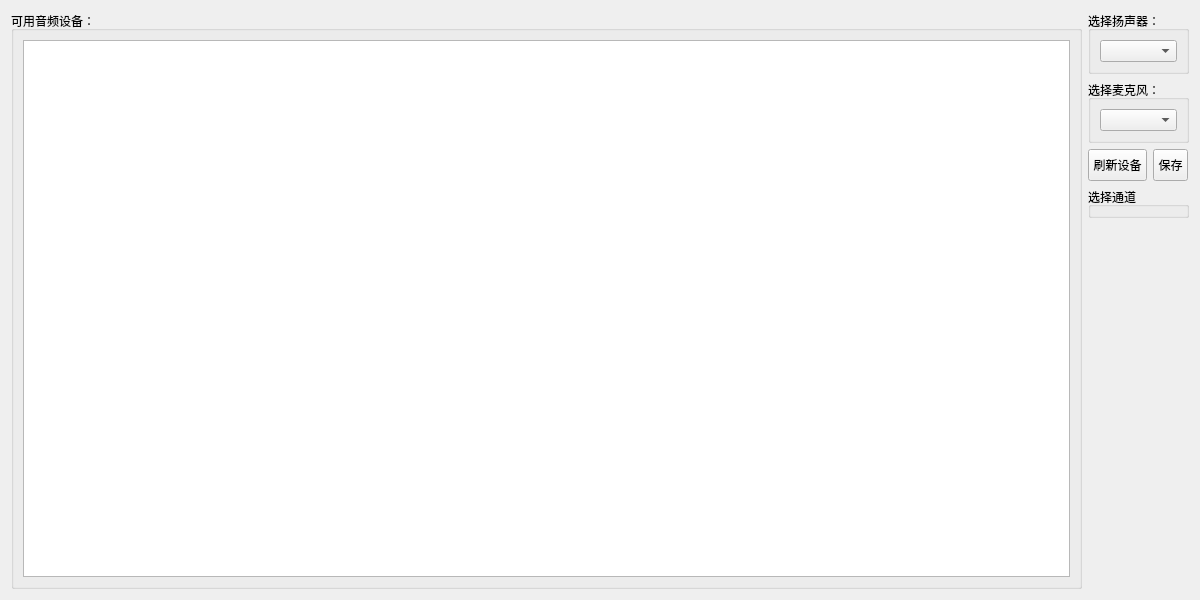
<?xml version="1.0" encoding="UTF-8"?>
<ui version="4.0">
 <class>Form</class>
 <widget class="QWidget" name="Form">
  <property name="geometry">
   <rect>
    <x>0</x>
    <y>0</y>
    <width>1200</width>
    <height>600</height>
   </rect>
  </property>
  <property name="windowTitle">
   <string>Form</string>
  </property>
  <layout class="QHBoxLayout" name="horizontalLayout_3">
   <item>
    <widget class="QGroupBox" name="groupBox_2">
     <property name="title">
      <string>可用音频设备：</string>
     </property>
     <layout class="QHBoxLayout" name="horizontalLayout_2">
      <item>
       <widget class="QTableView" name="tableView">
        <property name="sizePolicy">
         <sizepolicy hsizetype="Expanding" vsizetype="Expanding">
          <horstretch>0</horstretch>
          <verstretch>0</verstretch>
         </sizepolicy>
        </property>
       </widget>
      </item>
     </layout>
    </widget>
   </item>
   <item>
    <layout class="QVBoxLayout" name="verticalLayout">
     <item>
      <widget class="QGroupBox" name="groupBox">
       <property name="title">
        <string>选择扬声器：</string>
       </property>
       <layout class="QHBoxLayout" name="horizontalLayout_4">
        <item>
         <widget class="QComboBox" name="comboBox">
          <property name="sizePolicy">
           <sizepolicy hsizetype="Preferred" vsizetype="Preferred">
            <horstretch>0</horstretch>
            <verstretch>0</verstretch>
           </sizepolicy>
          </property>
         </widget>
        </item>
       </layout>
      </widget>
     </item>
     <item>
      <widget class="QGroupBox" name="groupBox_3">
       <property name="title">
        <string>选择麦克风：</string>
       </property>
       <layout class="QHBoxLayout" name="horizontalLayout_5">
        <item>
         <widget class="QComboBox" name="comboBox_2">
          <property name="sizePolicy">
           <sizepolicy hsizetype="Preferred" vsizetype="Preferred">
            <horstretch>0</horstretch>
            <verstretch>0</verstretch>
           </sizepolicy>
          </property>
         </widget>
        </item>
       </layout>
      </widget>
     </item>
     <item>
      <layout class="QHBoxLayout" name="horizontalLayout">
       <item>
        <widget class="QToolButton" name="refresh_devices">
         <property name="sizePolicy">
          <sizepolicy hsizetype="Fixed" vsizetype="Fixed">
           <horstretch>0</horstretch>
           <verstretch>0</verstretch>
          </sizepolicy>
         </property>
         <property name="styleSheet">
          <string notr="true">QToolButton {
    padding-top: 6px;
    padding-bottom: 3px;
}</string>
         </property>
         <property name="text">
          <string>刷新设备</string>
         </property>
        </widget>
       </item>
       <item>
        <widget class="QToolButton" name="save_all_button">
         <property name="sizePolicy">
          <sizepolicy hsizetype="Fixed" vsizetype="Fixed">
           <horstretch>0</horstretch>
           <verstretch>0</verstretch>
          </sizepolicy>
         </property>
         <property name="styleSheet">
          <string notr="true">QToolButton {
    padding-top: 6px;
    padding-bottom: 3px;
}</string>
         </property>
         <property name="text">
          <string>保存</string>
         </property>
        </widget>
       </item>
      </layout>
     </item>
     <item>
      <widget class="QGroupBox" name="groupBox_4">
       <property name="minimumSize">
        <size>
         <width>0</width>
         <height>0</height>
        </size>
       </property>
       <property name="title">
        <string>选择通道</string>
       </property>
      </widget>
     </item>
     <item>
      <spacer name="verticalSpacer">
       <property name="orientation">
        <enum>Qt::Vertical</enum>
       </property>
       <property name="sizeHint" stdset="0">
        <size>
         <width>20</width>
         <height>40</height>
        </size>
       </property>
      </spacer>
     </item>
    </layout>
   </item>
  </layout>
 </widget>
 <resources/>
 <connections/>
</ui>
